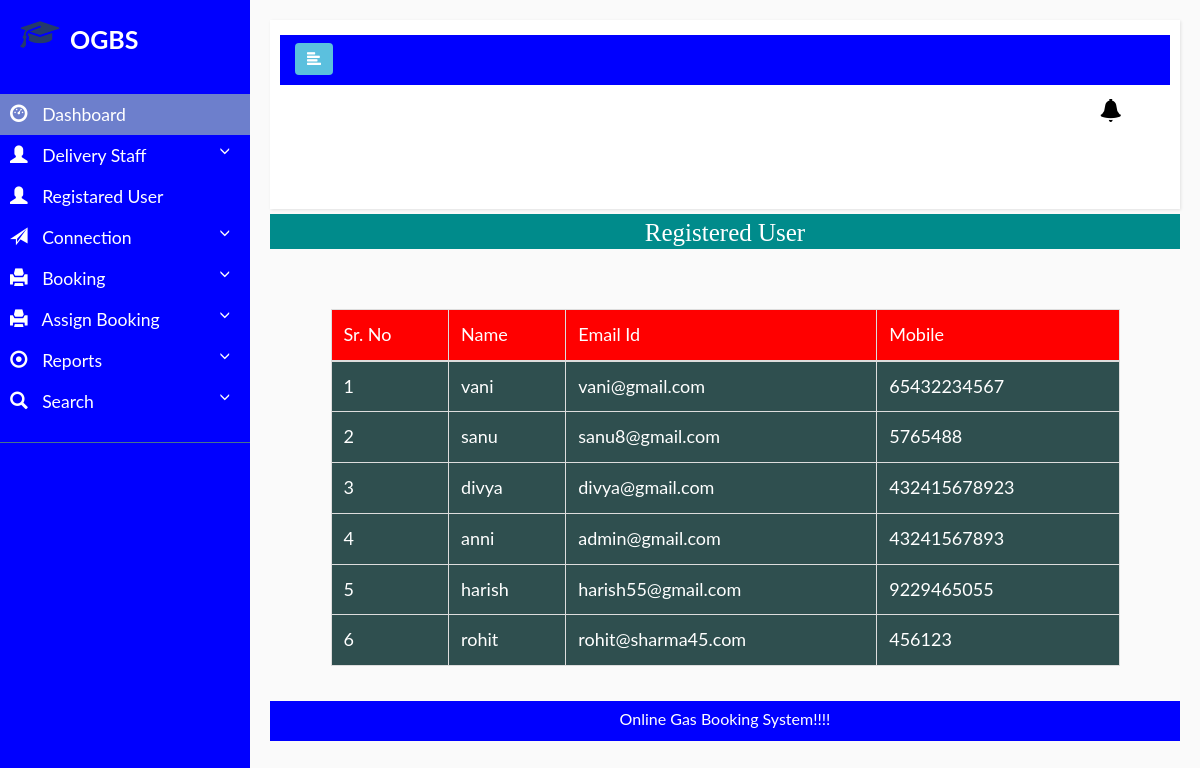
Page /view_user on the committed database.
### gasbooking/models.py (models this page shows, shortened)
class Registration(models.Model):
    user=models.ForeignKey(User,on_delete=models.CASCADE, null=True)
    mobile=models.CharField(max_length=100,null=True)

### gasbooking/views.py (the view)
# urls.py: path('view_user',view_user,name='view_user'),
def view_user(request):
    data=Registration.objects.all()
    d={'data':data}
    return render(request,'view_user.html',d)

### gasbooking/templates/view_user.html (shortened to what this page needs)
{% extends 'admin_nav.html' %}
{% block body %}
<center>
      <h1 style="font-size:25px; background-color:darkcyan;height:35px;color:white;padding:5px;margin-top:5px;font-family : 'Monotype Corsiva" align="center"> Registered User </h1>
</center>
 <div class="container" style="margin-top:60px;width:90%">
<table class="table table-bordered" id="myTable">
  <thead>
  <tr>
    <th>Sr. No</th>
    <th> Name</th>
    <th>Email Id</th>
    <th>Mobile </th>
  </tr>
  </thead>
   <tbody>
{% for i in data %}
  <tr >
        <td style="background-color:DarkSlateGrey;color:white">{{forloop.counter}}</td>
        <td style="background-color:DarkSlateGrey;color:white">{{i.user.username}}</td>
        <td style="background-color:DarkSlateGrey;color:white">{{i.user.email}}</td>
        <td style="background-color:DarkSlateGrey;color:white">{{i.mobile}}</td>
  </tr>
   {% endfor %}
    </tbody>
</table>
 </div>
<div class="footer" align="center" style=" margin-top:15px; background-color:blue; height:40px;color:white; padding:8px;">
    Online Gas Booking System!!!!
</div>
{% endblock %}

### gasbooking/static/style.css (style rules this page uses)
html,body,div,span,applet,object,iframe,h1,h2,h3,h4,h5,h6,p,blockquote,pre,a,abbr,acronym,address,big,cite,code,del,dfn,em,img,ins,kbd,q,s,samp,small,strike,strong,sub,sup,tt,var,b,u,i,dl,dt,dd,ol,nav ul,nav li,fieldset,form,label,legend,table,caption,tbody,tfoot,thead,tr,th,td,article,aside,canvas,details,embed,figure,figcaption,footer,header,hgroup,menu,nav,output,ruby,section,summary,time,mark,audio,video { margin:0;padding:0;border:0;font-size:100%;font:inherit;vertical-align:baseline; }
table { border-collapse:collapse;border-spacing:0; }

### gasbooking/static/style1.css (style rules this page uses)
* { margin: 0; padding: 0; box-sizing: border-box; list-style: none; text-decoration: none; font-family: 'Josefin Sans', sans-serif; }
body { background-color:darkcyan; }

### gasbooking/static/style4.css (style rules this page uses)
body { font-family: 'Poppins', sans-serif; background: #fafafa; }

### gasbooking/templates/admin_nav.html (style rules this page uses)
#myTable { border-collapse: collapse; width: 100%; border: 1px solid #ddd; font-size: 18px; }
#myTable th { text-align: left; padding: 12px; background-color:red ; color: white; }
#myTable td { text-align: left; padding: 12px; background-color: DarkSlateGrey; color:white; }
#myTable tr { border-bottom: 1px solid #ddd; }
body { font-family: "Lato", sans-serif; }

### rows in the picture
Registration: user.username "vani", user.email "vani@gmail.com", mobile "65432234567"
Registration: user.username "sanu", user.email "sanu8@gmail.com", mobile "5765488"
Registration: user.username "divya", user.email "divya@gmail.com", mobile "432415678923"
Registration: user.username "anni", user.email "admin@gmail.com", mobile "43241567893"
Registration: user.username "harish", user.email "harish55@gmail.com", mobile "9229465055"
Registration: user.username "rohit", user.email "rohit@sharma45.com", mobile "456123"
